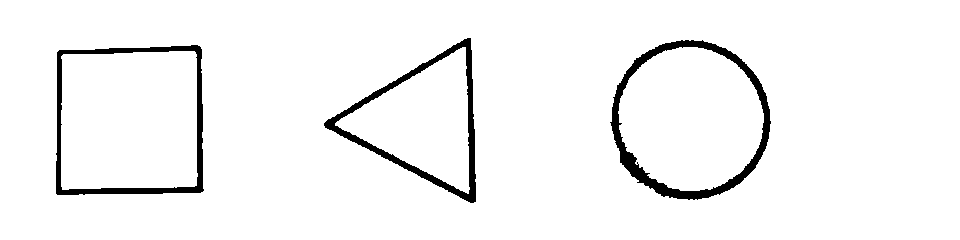
#> input picture sim/images/src/paper_target.png, 960 x 240 px, given as the content of the folder ../sim/images/src/paper_target.png, which was not available
$ python verify_ink.py ../sim/images/src/paper_target.png
#> lines starting #> are read from the running program, lines starting #| are printed output that depends on the picture; after the words box and inside, x2 and y2 are one past the last pixel; in counts of white or black regions, pixels touching at a corner belong together
#> in analyse, `g = cv2.imread(path, 0)`: g: shape (240, 960); 95.9% white; 3 black regions, box (x1, y1, x2, y2) and area: (610, 40, 771, 200) 3693, (324, 38, 476, 203) 2897, (56, 45, 204, 195) 2881
### tools/recog_study.py
#!/usr/bin/env python3
"""形状识别算法离线对比研究.

目的
----
原工程的识别器是"固定半径 Hough + 固定长度行程 + 5 种长宽比假设"的手工规则,
参数与靶纸尺寸强绑定, 换尺寸/换姿态/换场景就失效. 这里用同一批数据比较三条路线:

  A. 连通域 + 归一化几何特征 + 线性分类器   (本文采用, 纯整数, 无乘法器/除法器阵列)
  B. 同特征 + 小型全连接网络 (int8 量化)
  C. 32x32 边缘图块 + 轻量 CNN (YOLO 蒸馏的"学生网络"形态)

比较维度: 准确率 / 参数量 / 每次推理 MAC 数 / 估计的 FPGA 资源量级.

特征模型与 RTL (rtl/edge/shape_rec 部分) 逐位对齐: 全部用整数运算,
1/4 降采样后按行游程做连通域, 再算 span 面积/周长/外接框/方向直方图.

输出:
  - build/recog/weights.vh   : 量化后的分类器权重 (给 RTL)
  - build/recog/report.md    : 对比报告
  - build/recog/dataset.npz  : 特征数据集
"""
import json
import math
import os
import sys

import numpy as np

try:
    import cv2
except Exception:  # pragma: no cover
    cv2 = None

RNG = np.random.default_rng(20261101)

ROOT = os.path.dirname(os.path.dirname(os.path.abspath(__file__)))
OUT = os.path.join(ROOT, "build", "recog")
os.makedirs(OUT, exist_ok=True)

# ---------------------------------------------------------------------------
# 1. 场景渲染
# ---------------------------------------------------------------------------
FULL_W, FULL_H = 1920, 1080
DS = 4                      # 降采样倍数, 与 RTL 一致
W, H = FULL_W // DS, FULL_H // DS    # 480 x 270

CLASS_NAMES = ["none", "circle", "rect", "triangle"]
NC = len(CLASS_NAMES)


# [59 lines left out: functions draw_shape, add_clutter, blur_and_thin, make_scene, not called in this run]


# ---------------------------------------------------------------------------
# 2. 特征提取 (与 RTL 逐位对齐的整数模型)
# ---------------------------------------------------------------------------
LABELS = 8
RUN_GAP = 0          # 行游程允许的列间隙(0 = 严格相邻)


def extract_features(edge):
    """edge: HxW uint8 (0/255). 返回每个连通域的特征列表.

    与 RTL 一致:
      * 逐行取游程 (runs), 相邻行游程只要 x 区间重叠(或相距 1)即合并
      * 每行更新外接框 / 周长计数 / span 面积 / 4 方向直方图
      * 标签表只有 LABELS 个, 溢出的一律丢弃
    """
    parent = list(range(LABELS))
    feats = [dict(n=0, x0=10**6, y0=10**6, x1=-1, y1=-1, span=0, maxspan=0,
                  h=[0, 0, 0, 0], used=False, ymin=10**6, ymax=-1)
             for _ in range(LABELS)]

    def find(a):
        while parent[a] != a:
            parent[a] = parent[parent[a]]
            a = parent[a]
        return a

    def union(a, b):
        ra, rb = find(a), find(b)
        if ra == rb:
            return ra
        # 保留已有内容较少的一个作为根, 简单起见固定保留较小 id
        if ra < rb:
            parent[rb] = ra
            join(rb, ra)
            return ra
        parent[ra] = rb
        join(ra, rb)
        return rb

    # [13 lines left out: function join, not called in this run]

    prev = []          # [(start, end, label)]
    for y in range(H):
        row = edge[y] > 0
        if not row.any():
            # 行结束: 结算 span
            for (_s, _e, lab) in prev:
                pass
            prev = []
            continue
        idx = np.flatnonzero(row)
        # 生成游程
        runs = []
        s = idx[0]
        p = idx[0]
        for v in idx[1:]:
            if v <= p + 1 + RUN_GAP:
                p = v
            else:
                runs.append((s, p))
                s = v
                p = v
        runs.append((s, p))
        if len(runs) > LABELS * 2:
            runs = runs[:LABELS * 2]

        cur = []
        j = 0
        for (a, b) in runs:
            hit = []
            k = j
            while k < len(prev) and prev[k][0] <= b + 1 + RUN_GAP:
                if prev[k][1] >= a - 1 - RUN_GAP:
                    hit.append(prev[k][2])
                k += 1
            j = max(0, k - 1)
            if not hit:
                # 新标签
                free = [i for i in range(LABELS) if not feats[i]["used"]]
                if not free:
                    continue
                lab = free[0]
                feats[lab]["used"] = True
                feats[lab].update(n=0, x0=10**6, y0=10**6, x1=-1, y1=-1,
                                  span=0, maxspan=0, h=[0, 0, 0, 0],
                                  ymin=10**6, ymax=-1)
            else:
                lab = hit[0]
                for o in hit[1:]:
                    lab = union(lab, o)
            lab = find(lab)
            cur.append((a, b, lab))
            f = feats[lab]
            f["used"] = True
            f["n"] += (b - a + 1)
            f["x0"] = min(f["x0"], a)
            f["x1"] = max(f["x1"], b)
            f["y0"] = min(f["y0"], y)
            f["y1"] = max(f["y1"], y)
            f["ymin"] = min(f["ymin"], y)
            f["ymax"] = max(f["ymax"], y)
        # 行内 span: 每个标签在本行的最左/最右
        per = {}
        for (a, b, lab) in cur:
            if lab not in per:
                per[lab] = [a, b]
            else:
                per[lab][0] = min(per[lab][0], a)
                per[lab][1] = max(per[lab][1], b)
        for lab, (a, b) in per.items():
            feats[lab]["span"] += (b - a + 1)
            if (b - a + 1) > feats[lab]["maxspan"]:
                feats[lab]["maxspan"] = (b - a + 1)
        prev = cur

    out = []
    for i in range(LABELS):
        f = feats[i]
        if not f["used"] or f["x1"] < 0:
            continue
        w = f["x1"] - f["x0"] + 1
        h = f["y1"] - f["y0"] + 1
        if w < 3 or h < 3:
            continue
        out.append(dict(n=f["n"], w=w, h=h, span=f["span"], maxspan=max(1, f["maxspan"]),
                        x0=f["x0"], y0=f["y0"], x1=f["x1"], y1=f["y1"],
                        hist=f["h"]))
    return out


# [18 lines left out: function featurize, not called in this run]


def label_of(kind):
    return {"none": 0, "circle": 1, "rect": 2, "triangle": 3}[kind]


# ---------------------------------------------------------------------------
# 3. 数据集
# ---------------------------------------------------------------------------
# [190 lines left out: functions build_dataset, train_linear, quantize_linear, train_mlp, quantize_mlp, make_patches and 2 more, not called in this run]


def _pool2(x):
    N, C, Hh, Ww = x.shape
    return x.reshape(N, C, Hh // 2, 2, Ww // 2, 2).max(axis=(3, 5))


# [182 lines left out: functions _pool2_back, train_tiny_cnn, train_tree, export_tree, main, not called in this run]


# [2 lines that do not run on import are left out]

### tools/verify_ink.py
#!/usr/bin/env python3
# -*- coding: utf-8 -*-
"""verify_ink.py -- 用实拍照片验证"墨迹分割 + 填充率分类"这套算法.

RTL (rtl/edge/shape_ink.v) 里做的事, 这里按相同顺序复现一遍:
    4x4 取最暗降采样 -> 3x3 局部均值 - 像素 -> 阈值 -> 3x3 膨胀
    -> 游程 + 并查集连通域 -> fill = span/(h*maxspan) -> 两阈值分类

用法:
    python tools/verify_ink.py <图片目录> [--thr 18] [--show]

输出每个连通域的 bbox / fill / 判类, 以及一张 *_result.png 可视化图.
"""
import argparse
import glob
import os
import sys

import cv2
import numpy as np

sys.path.insert(0, os.path.dirname(os.path.abspath(__file__)))
import recog_study as R          # 复用其中的连通域实现

LABELS = 32
MIN_SPAN = 400
MIN_WH = 14
T_THR = 0.66          # 三角 / 圆 分界
T_RECT = 0.86         # 圆 / 矩形 分界

COLOR = {1: (0, 200, 0), 2: (255, 128, 0), 3: (0, 0, 255)}
TAG = {1: "O", 2: "#", 3: "T"}


def ink_mask(gray, thr=18, win=3):
    """4x4 取最暗 -> 3x3 局部均值 - 像素 -> 阈值 -> 3x3 膨胀."""
#> called with thr = 18, win = 3
    h, w = gray.shape[0] // 4, gray.shape[1] // 4
#> h = 60; w = 240
    d = gray[: h * 4, : w * 4].reshape(h, 4, w, 4).min(axis=(1, 3))
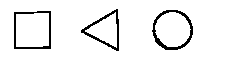
#> d: shape (60, 240); 93.6% white; black in thin lines or dots, all inside (x1, y1, x2, y2) = (14, 9, 193, 51)
    mean = cv2.blur(d.astype(np.float32), (win, win))
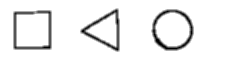
#> mean: shape (60, 240) float32; min 0, max 255, mean 238.7
    m = ((mean - d) > thr).astype(np.uint8)
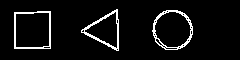
#> m: shape (60, 240); values 0 (black) and 1 (white), 6% white in thin lines or dots, all inside (x1, y1, x2, y2) = (14, 9, 193, 51)
    m = cv2.dilate(m, np.ones((3, 3), np.uint8))
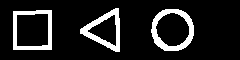
#> m: shape (60, 240); values 0 (black) and 1 (white), 12.5% white; 3 white regions, box (x1, y1, x2, y2) and area: (151, 9, 194, 51) 652, (80, 8, 120, 52) 584, (13, 10, 52, 50) 569
    return d, m


def classify(fill):
    if fill < T_THR:
        return 3
    if fill < T_RECT:
        return 1
    return 2


def analyse(path, thr=18, win=3):
    g = cv2.imread(path, 0)
    if g is None:
        return None
    d, m = ink_mask(g, thr, win)
    R.LABELS = LABELS
    out = []
    for c in R.extract_features(m * 255):
#> in extract_features, `parent = list(range(LABELS))`: parent = 32 items
#> in union, `ra, rb = find(a), find(b)`: ra = 2
        if c["span"] < MIN_SPAN or c["w"] < MIN_WH or c["h"] < MIN_WH:
            continue
        fill = min(1.0, c["span"] / (c["h"] * max(1, c["maxspan"])))
        if fill < 0.30:
            continue
        out.append(dict(box=(c["x0"], c["y0"], c["x1"], c["y1"]),
                        w=c["w"], h=c["h"], span=c["span"],
                        ms=c["maxspan"], fill=fill, cls=classify(fill)))
#> this loop made 0 passes
#> after the loop, out = []
    out.sort(key=lambda z: -z["span"])
    return d, out


def main():
    ap = argparse.ArgumentParser()
    ap.add_argument("src", help="实拍图目录")
    ap.add_argument("--thr", type=int, default=18)
    ap.add_argument("--win", type=int, default=3)
    ap.add_argument("--out", default="")
    args = ap.parse_args()

    files = sorted(glob.glob(os.path.join(args.src, "*.png")) +
                   glob.glob(os.path.join(args.src, "*.jpg")))
    if not files:
        print("目录里没有图片:", args.src)
        return 1

    out_dir = args.out or os.path.join(args.src, "_result")
    os.makedirs(out_dir, exist_ok=True)

    total_hit = 0
    for p in files:
        res = analyse(p, args.thr, args.win)
        if res is None:
            continue
        d, items = res
        vis = cv2.cvtColor(d, cv2.COLOR_GRAY2BGR)
        for it in items:
            x0, y0, x1, y1 = it["box"]
            cv2.rectangle(vis, (x0, y0), (x1, y1), COLOR[it["cls"]], 1)
            cv2.putText(vis, "%s%.2f" % (TAG[it["cls"]], it["fill"]),
                        (x0, max(9, y0 - 2)), cv2.FONT_HERSHEY_SIMPLEX,
                        0.35, COLOR[it["cls"]], 1)
        cv2.imwrite(os.path.join(out_dir, os.path.basename(p)), vis)

        text = "  ".join("%s(fill=%.2f %dx%d)" % (TAG[i["cls"]], i["fill"], i["w"], i["h"])
                         for i in items)
        print("%-24s %2d 个: %s" % (os.path.basename(p), len(items), text or "无"))
        total_hit += len(items)

    print("\n合计框出 %d 个目标, 可视化见 %s" % (total_hit, out_dir))
    return 0


if __name__ == "__main__":
#> (the run stopped early here; a loop or call above may not have finished)

$ run again, on sim/images/src/tri_web.png
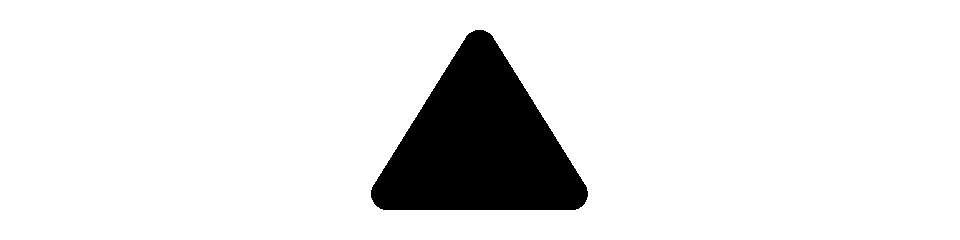
#> input picture sim/images/src/tri_web.png, 960 x 240 px, given as the content of the folder ../sim/images/src/tri_web.png, which was not available
#> g: shape (240, 960); 90% white; 1 black region, box (x1, y1, x2, y2) and area: (371, 30, 588, 210) 23064
#> d: shape (60, 240); 89.4% white; 1 black region, box (x1, y1, x2, y2) and area: (92, 7, 147, 53) 1520
#> in ink_mask, `mean = cv2.blur(d.astype(np.float32), (win, win))`:
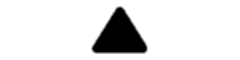
#> mean: shape (60, 240) float32; min 0, max 255, mean 228.1
#> in ink_mask, `m = cv2.dilate(m, np.ones((3, 3), np.uint8))`:
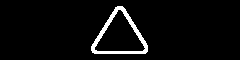
#> m: shape (60, 240); values 0 (black) and 1 (white), 4.1% white; 1 white region, box (x1, y1, x2, y2) and area: (91, 6, 148, 54) 593
#> parent = 32 items
#> ra = 0
#> after the loop in analyse, `for c in R.extract_features(m * 255):`: out = []
